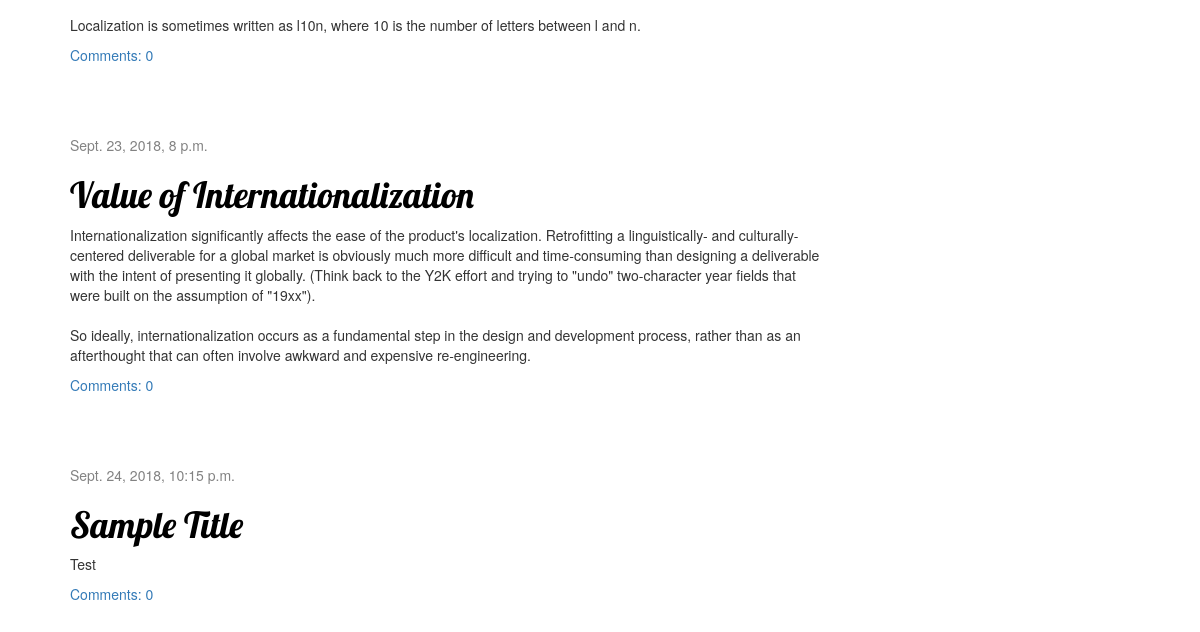
The app's page / (lower part), older data.
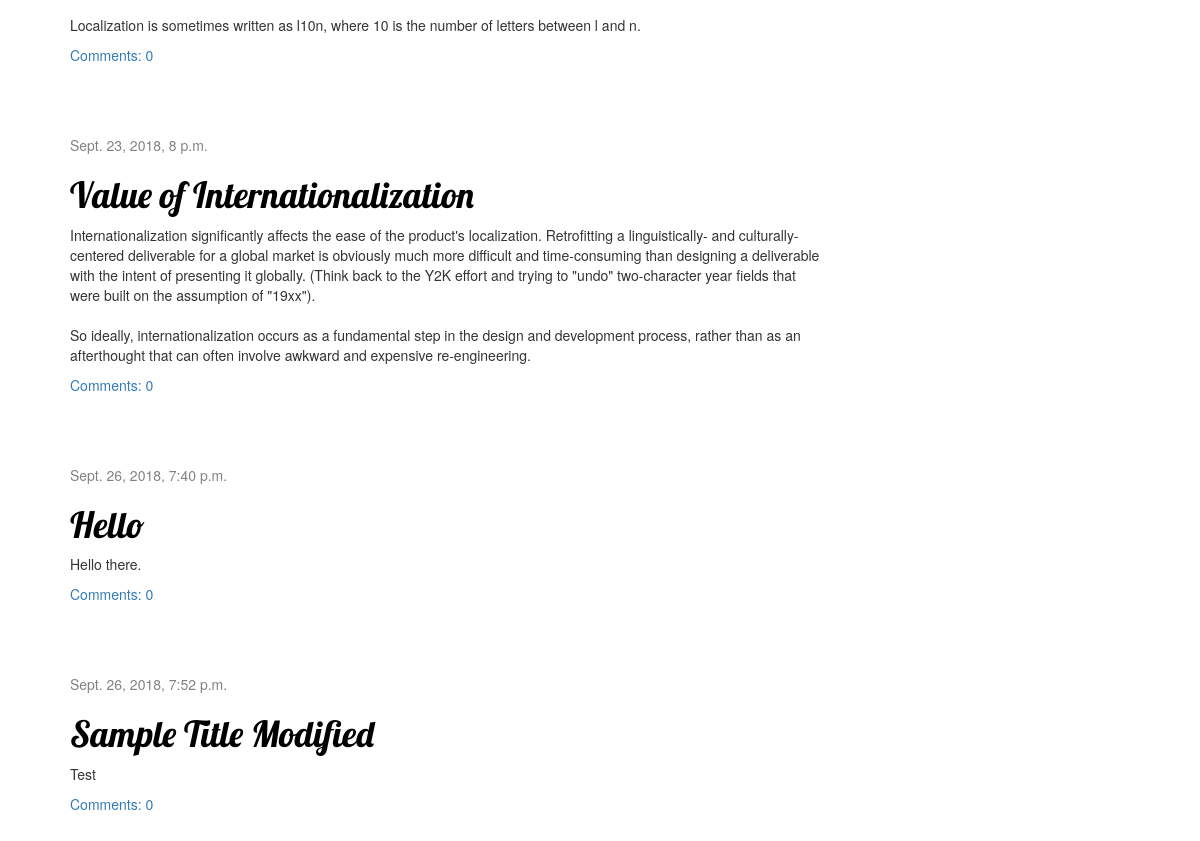
The same page, newer data.
### blog/models.py (models this page shows, shortened)
class Post(models.Model):
    author = models.ForeignKey('auth.user', on_delete = models.CASCADE)
    title = models.CharField(max_length = 200)
    text = models.TextField()
    created_date = models.DateTimeField(default=timezone.now)
    published_date = models.DateTimeField(blank = True, null = True)

### blog/views.py (the view)
# urls.py: path('', views.post_list, name = 'post_list'),
def post_list(request):
    posts = Post.objects.filter(published_date__lte=timezone.now()).order_by('published_date')
    return render(request, 'blog/post_list.html', {'posts':posts})

### blog/templates/blog/post_list.html
{% extends 'blog/base.html' %}
{% block content %}
  {% for post in posts %}
    <div class="post">
      <div class="date">
        {{ post.published_date }}
      </div>
        <h1><a href ="{% url 'post_detail' pk=post.pk %}">{{ post.title }}</a></h1>
        <p>{{ post.text |linebreaksbr }}</p>
        <a href="{% url 'post_detail' pk=post.pk %}">Comments: {{ post.comments.count }}</a>
      </div>
  {% endfor %}
{% endblock %}

Row changes from the older to the newer data that the page shows:
added Post: published_date "Sept. 26, 2018, 7:40 p.m.", title "Hello", text "Hello there.", comments.count "0"
changed Post "Test": published_date "Sept. 24, 2018, 10:15 p.m." → "Sept. 26, 2018, 7:52 p.m."; title "Sample Title" → "Sample Title Modified"
